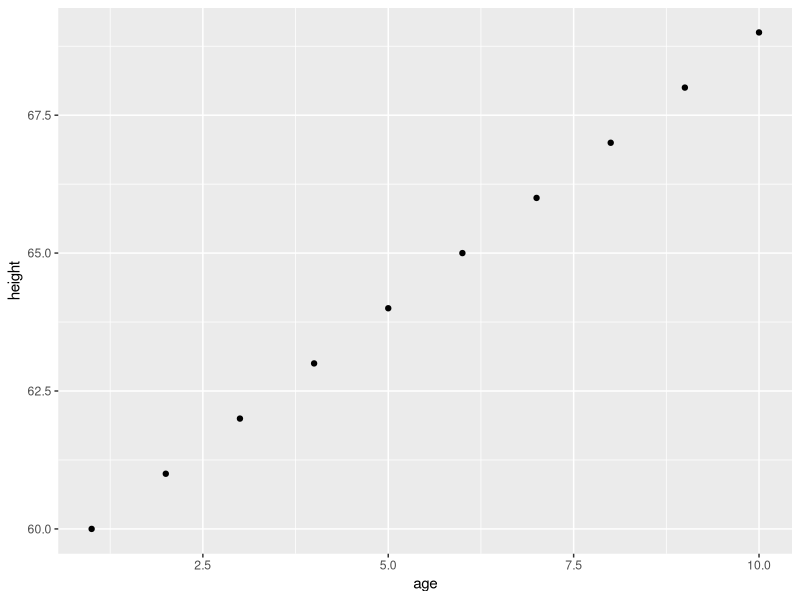

Write the R code that produced this figure.
library(ggplot2)
age <- c(1:10)
height <- c(60:69)
df <- data.frame(age, height)
ggplot(df)+
  geom_point(mapping=aes(age, height))


##7.1.19 Find the confidence intervals
mean <- 61.2
n <- 84
sd <- 7.9
alpha <- 1-0.95
z <- abs(qnorm(alpha/2))
UL <- mean + z * sd/sqrt(n)
LL <- mean - z * sd/sqrt(n)

rm(list=ls())

##7.1.25 Find the sample size
var <- 28
error <- 3
z <- 2.58
samp <- (z * (sqrt(28)/error))^2

##7.2.11 
rm(list=ls())
n <- 8
xbar <- 12300
s <- 22
conf <- 0.95

alpha <- 1-conf
half_alf <- alpha/2
df <- n-1
t <- abs(qt(half_alf, df))
estimator <- t*s/sqrt(n)
upper <- xbar + estimator
lower <- xbar - estimator




##7.3.12
p <- 0.204
n <- 400
x <- 95
confidence <- 0.98

q <- 1-p
phat<- x/n
qhat <- 1-phat
#ensure np and nq >=5 to use this equation
np <- n*phat
nq <- n*qhat

alpha <- 1-confidence
half <- alpha/2
z <- abs(qnorm(half))
estimator <- z*sqrt(phat*qhat/n)
lower <- phat-estimator
upper <- phat+estimator


